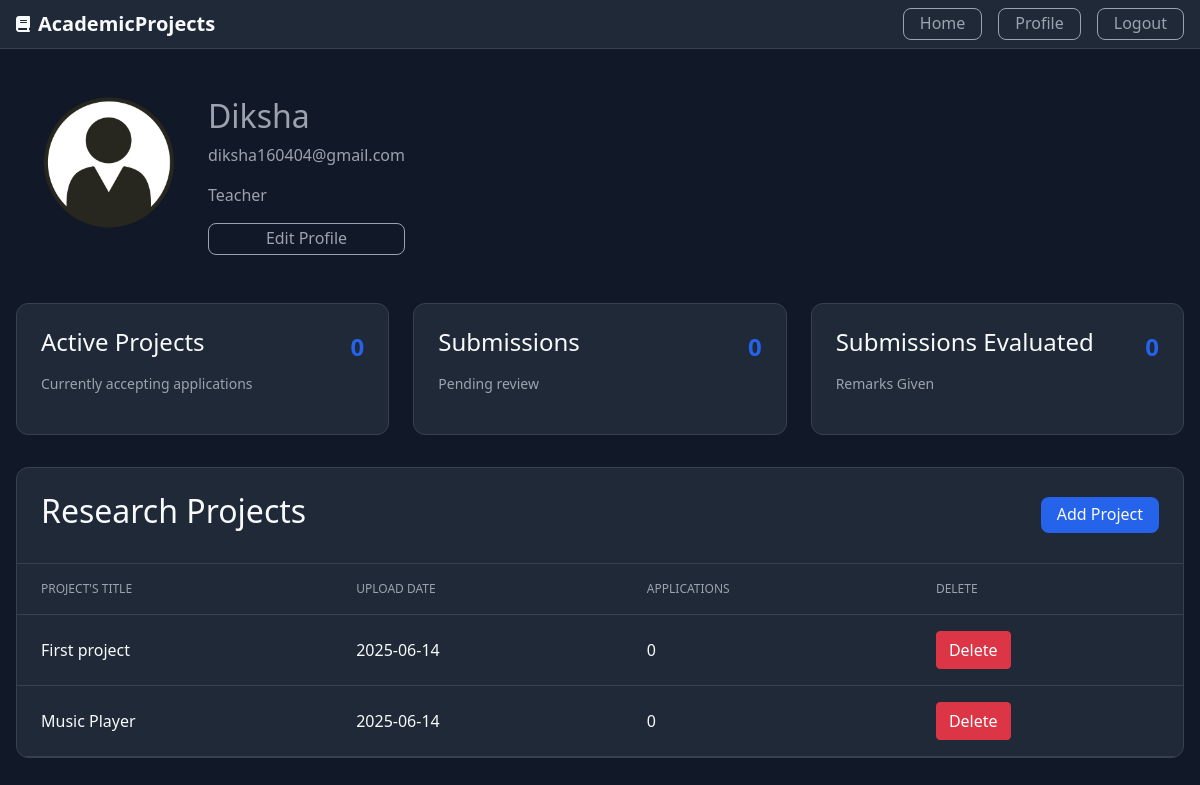
The app's page /profile (signed in) with its own data.
### Project/models.py (models this page shows, shortened)
class User(db.Model,UserMixin):
    id=db.Column(db.Integer,primary_key=True)
    username=db.Column(db.String(30),unique=True,nullable=False)
    email=db.Column(db.String(30),unique=True,nullable=False)
    password=db.Column(db.String(80),unique=False,nullable=False)
    total_projects=db.Column(db.Integer,nullable=False,default=0)
    total_projects_taken=db.Column(db.Integer,nullable=False,default=0)
    total_projects_submitted=db.Column(db.Integer,nullable=False,default=0)
    total_projects_evaluated=db.Column(db.Integer,nullable=False,default=0)
    profile_picture=db.Column(db.String(80),nullable=False,default="default.png")
    role=db.Column(db.String(80),nullable=False)
    project=db.relationship("Project",backref="user",lazy=True,cascade="all,delete")
    submission=db.relationship("Submission",backref="user",lazy=True,cascade="all,delete")
    evaluation=db.relationship("Evaluation",backref="user",lazy=True,cascade="all,delete")
    project_taken=db.relationship("Project_Taken",backref="user",lazy=True,cascade="all,delete")

class Project(db.Model):
    id=db.Column(db.Integer,primary_key=True)
    title=db.Column(db.String(100),nullable=False)
    description=db.Column(db.Text,nullable=False)
    skills=db.Column(db.Text,nullable=False)
    user_count=db.Column(db.Integer,nullable=False,default=0)
    created_at=db.Column(db.DateTime,nullable=False,default=datetime.utcnow)
    created_by=db.Column(db.Integer,db.ForeignKey('user.id'))
    submission=db.relationship('Submission',backref='project',lazy=True,cascade="all,delete")
    project_taken_by=db.relationship('Project_Taken',backref='project',lazy=True,cascade="all,delete")
    def __repr__(self):
        return f"{self.title},{self.created_at},{self.created_by}"

### Project/routes.py (the view)
@app.route("/profile")
@login_required
def profile():
    projects=current_user.project
    print(projects)
    img_src=url_for("static",filename="/profile_pics/"+current_user.profile_picture)
    return render_template("profile.html",title=current_user.username,img_src=img_src,projects=projects)

### Project/models.py (called while the page is built)
@loginmanager.user_loader
def user_loader(user_id):
    user=User.query.get(user_id)
    return user

### Project/templates/profile.html
{% extends "layout.html" %}
{% block content %}
    <main class="container dashboard">
    <div class="profile-header">
      <img class="rounded-circle account-img" src="{{img_src}}">
      <div class="details">
        <h2>{{current_user.username}}</h2>
        <p>{{current_user.email}}</p>
        <p>{{current_user.role.capitalize()}}</p>
        <a class="button" href="{{url_for('update_profile')}}">Edit Profile</a>
      </div>
    </div>
    <div class="proj-grid">
      <div class="proj-card">
        <div class="proj-content">
          <h4>Active Projects</h4>
          <span class="proj-number">{{current_user.total_projects}}</span>
        </div>
        <p>Currently accepting applications</p>
      </div>
      <div class="proj-card">
        <div class="proj-content">
          <h4>Submissions</h4>
          <span class="proj-number">{{current_user.total_projects_submitted}}</span>
        </div>
        <p>Pending review</p>
      </div>
      <div class="proj-card">
        <div class="proj-content">
          <h4>Submissions Evaluated</h4>
          <span class="proj-number">{{current_user.total_projects_evaluated}}</span>
        </div>
        <p>Remarks Given</p>
      </div>
    </div>
    <div class="projects-table-container">
      <div class="table-header">
        <h2>Research Projects</h2>
        <a class="button button-diff" href="{{url_for('add_project')}}">Add Project</a>
      </div>
      <div class="table-responsive">
        <table>
          <thead>
            <tr>
              <th>Project's Title</th>
              <th>Upload Date</th>
              <th>Applications</th>
              <th>Delete</th>
            </tr>
          </thead>
          <tbody>
              {% for i in projects %}
              <tr>
                <td>{{i.title}}</td>
                <td>{{i.created_at.strftime("%Y-%m-%d")}}</td>
                <td>{{i.user_count}}</td>
                <td><a class="btn btn-danger" href="#">Delete</a></td>
              </tr>
              {% endfor %}
          </tbody>
        </table>
      </div>
    </div>
  </main>
{% endblock content %}

### Project/templates/layout.html (shortened to what this page needs)
<!DOCTYPE html>
<html lang="en">
<head>
    <link rel="stylesheet" href="https://cdn.jsdelivr.net/npm/bootstrap@4.4.1/dist/css/bootstrap.min.css">
    <link rel="stylesheet" href="{{url_for('static',filename='styles.css')}}">
    <link rel="stylesheet" href="https://cdnjs.cloudflare.com/ajax/libs/font-awesome/6.6.0/css/all.min.css">
</head>
<body>
    <header>
    <div class="container">
        <div class="header-content">
        <div class="logo">
            <i class="fa-solid fa-book"></i>
            <span>AcademicProjects</span>
        </div>
        <nav>
            <a class="button" href="{{url_for('home')}}">Home</a>
            {% if current_user.is_authenticated %}
                <a class="button" href="{{url_for('profile')}}">Profile</a>
                <a class="button" href="{{url_for('logout')}}">Logout</a>
            {% else %}
                <a class="button" href="{{url_for('register')}}">Register</a>
                <a class="button" href="{{url_for('login')}}">Login</a>
            {% endif %}
        </nav>
        </div>
    </div>
    </header>
    {% block content %}
    {% endblock %}
</body>
</html>

### Project/static/styles.css (style rules this page uses)
:root { --color-bg: #111827; --color-bg-secondary: #1f2937; --color-text: #f9fafb; --color-text-secondary: #9ca3af; --color-border: #374151; --color-primary: #2563eb; --color-primary-hover: #1d4ed8; --color-success: #065f46; --color-success-text: #a7f3d0; }
* { margin: 0; padding: 0; box-sizing: border-box; }
body { font-family: system-ui, -apple-system, sans-serif; background-color: var(--color-bg); color: var(--color-text); line-height: 1.5; }
.container { max-width: 1280px; margin: 0 auto; padding: 0 1rem; }
header { background-color: var(--color-bg-secondary); border-bottom: 1px solid var(--color-border); }
.header-content { display: flex; justify-content: space-between; align-items: center; height: 3rem; }
.logo { display: flex; align-items: center; gap: 0.5rem; color: var(--color-text); }
.logo span { font-weight: bold; font-size: 1.25rem; }
nav { display: flex; gap: 1rem; }
.button { color: var(--color-text-secondary); text-decoration: none; text-align: center; height: 2rem; padding: 0.125rem 1rem; border-radius: 0.5rem; border: solid 0.1rem; border-color: var(--color-text-secondary); transition: all 0.2s; }
.button-diff { color: var(--color-text); border: 0; height:2.25rem; padding-top: 0.3rem; background-color: var(--color-primary); }
.profile-header { margin: 2rem 0 2rem 1rem; display: flex; }
.profile-header img { height: 10rem }
.details { padding: 1rem; display: flex; flex-direction: column; justify-content: space-between; color: var(--color-text-secondary); }
.proj-grid { display: grid; grid-template-columns: repeat(auto-fit, minmax(200px, 1fr)); gap: 1.5rem; margin-bottom: 2rem; }
.proj-card { background-color: var(--color-bg-secondary); padding: 1.5rem; border-radius: 0.75rem; border: 1px solid var(--color-border); }
.proj-content { display: flex; justify-content: space-between; align-items: center; margin-bottom: 0.5rem; }
.proj-number { font-size: 1.5rem; font-weight: bold; color: var(--color-primary); }
.proj-card p { color: var(--color-text-secondary); font-size: 0.875rem; }
.projects-table-container { background-color: var(--color-bg-secondary); border-radius: 0.75rem; border: 1px solid var(--color-border); margin-bottom: 3rem; overflow: hidden; }
.table-header { padding: 1.5rem; border-bottom: 1px solid var(--color-border); display: flex; justify-content: space-between; align-items: center; }
.table-responsive { overflow-x: auto; }
table { width: 100%; border-collapse: collapse; }
th, td { padding: 1rem 1.5rem; text-align: left; border-bottom: 1px solid var(--color-border); }
th { font-size: 0.75rem; text-transform: uppercase; color: var(--color-text-secondary); font-weight: 500; }
td { color: var(--color-text); }

### records on screen
User: username "Diksha", email "diksha160404@gmail.com", role "Teacher", total_projects "0", total_projects_submitted "0", total_projects_evaluated "0"
Project: title "First project", created_at "2025-06-14", user_count "0"
Project: title "Music Player", created_at "2025-06-14", user_count "0"
